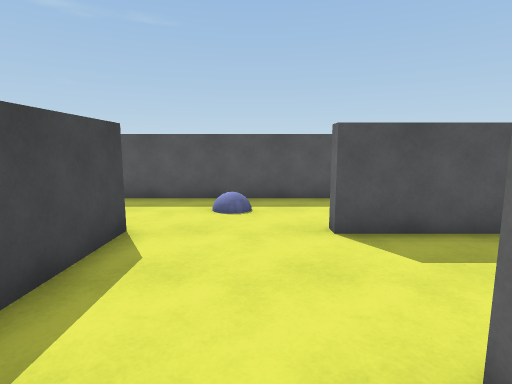
view 1 (above)

20 first-person views from a walk through a 3-D level made in the Unity game engine. The camera is 1.5 m above the floor, tilts 8° down and sees 80° across. The floor is counted in squares, 1 m on a side. Each view is taken from the middle of a square. On the plan, view 1 faces up. The plan holds only what a view shows up to about 15 squares ahead; the rest is blank. The place goes on beyond the plan.

view 2
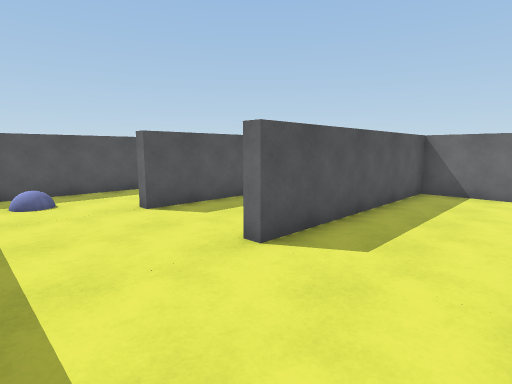

view 3
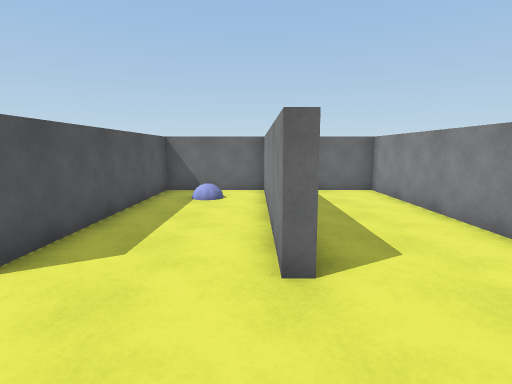

view 4
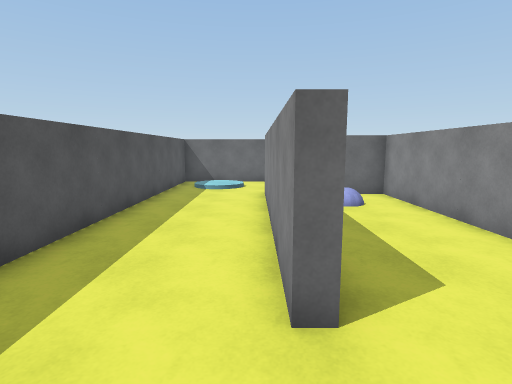

view 5
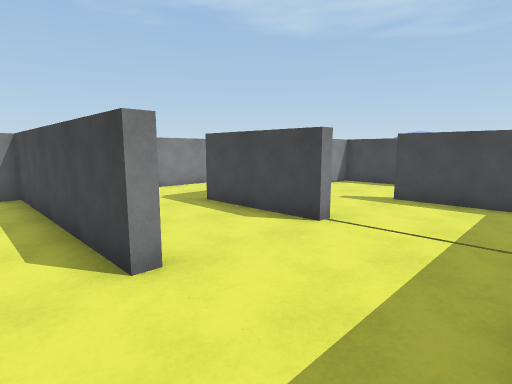

view 6
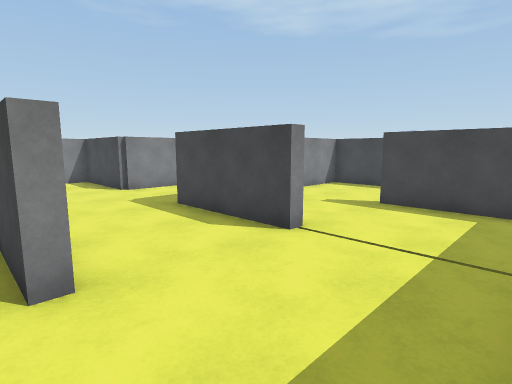

view 7
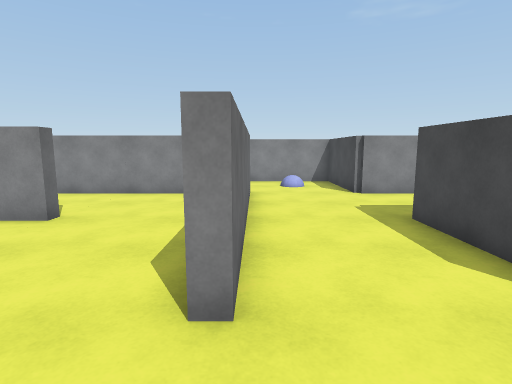

view 8
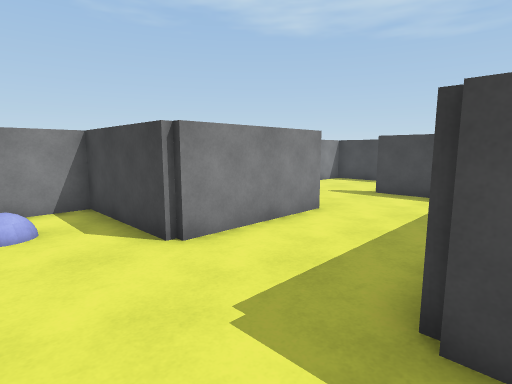

view 9
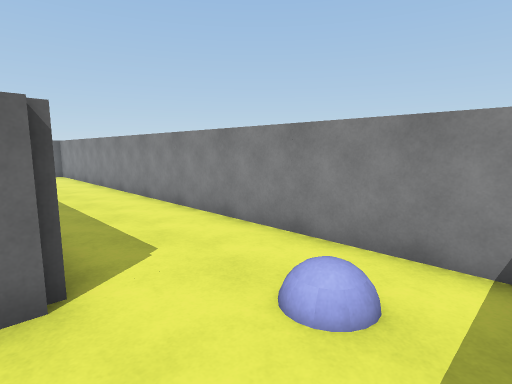

view 10
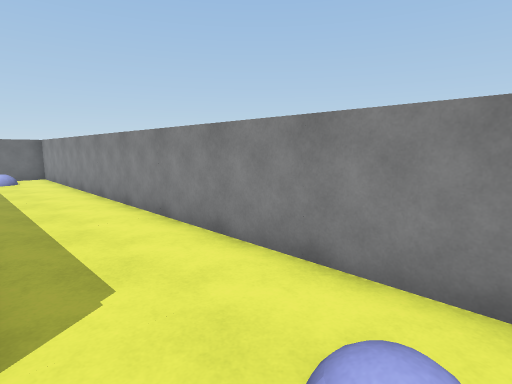

view 11
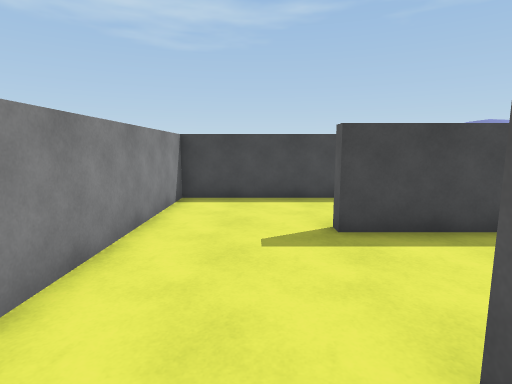

view 12
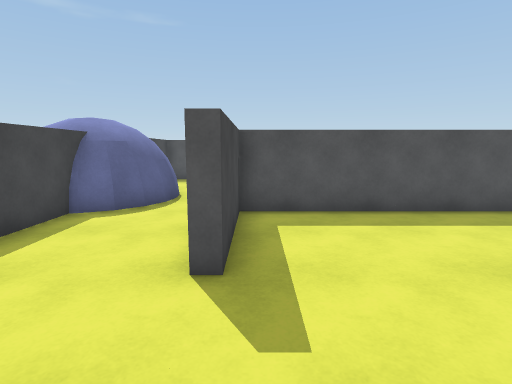

view 13
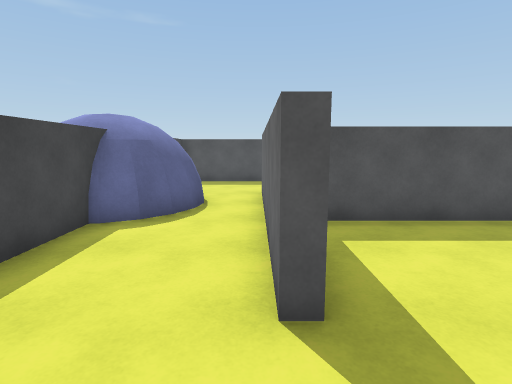

view 14
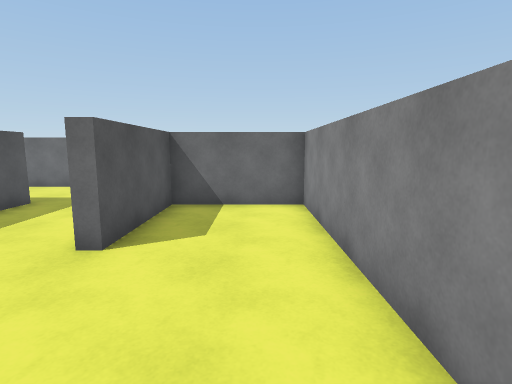

view 15
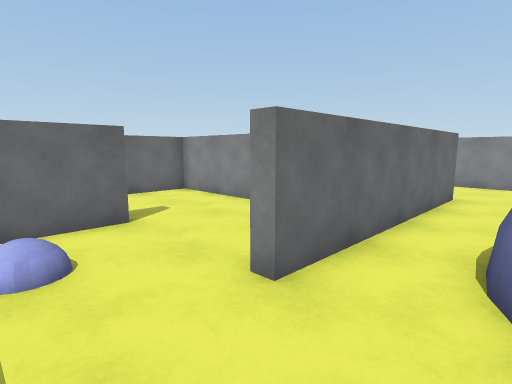

view 16
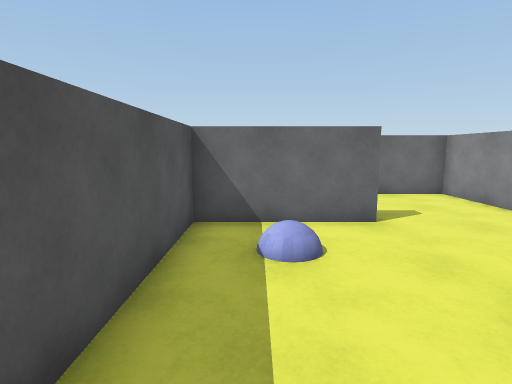

view 17
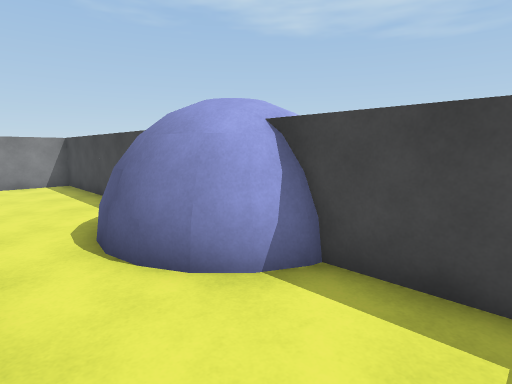

view 18
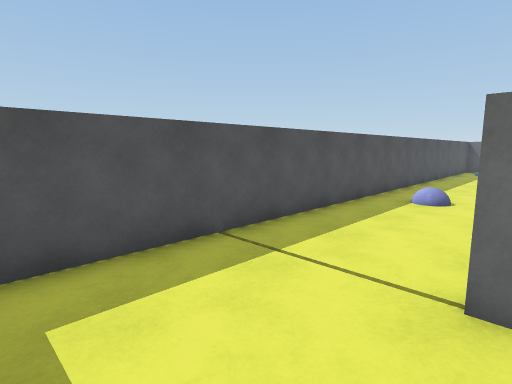

view 19
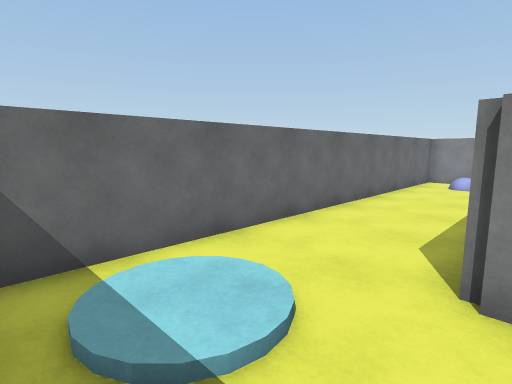

view 20
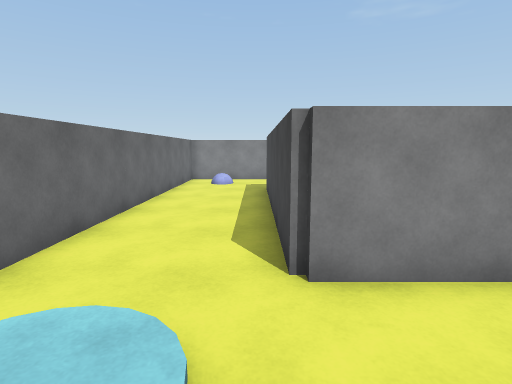

### Floor plan
Points are (right, up) in squares from view 1. A wall is a line through its corners. A room is listed if a view was taken in it or the views show most of it. See-through windows are left out.
Room 1 (views 1, 2, 3, 4, 5, 6, 7, 8, 9, 10, 11, 12, 13, 14, 15, 16, 17, 18, 19, 20)
walls: (-2.8, -2.6) (-2.8, 5.5) (-2.4, 5.5) (-2.4, -2.3) (9.2, -2.3) (9.2, 1.3) (1.4, 1.3) (1.4, 1.7) (9.2, 1.7) (9.2, 5.3) (1.4, 5.3) (1.4, 5.7) (9.6, 5.7) (9.6, -2.1); (-10.5, 1.7) (-6.8, 1.7) (-6.8, 5.5) (-6.4, 5.5) (-6.4, 1.3) (-14.4, 1.3) (-14.4, -2.5) (-14.8, -2.5) (-14.8, 5.5) (-14.4, 5.5); (-10.8, 5.4) (-10.8, 9.3) (-18.4, 9.3) (-18.4, 5.3) (-17.8, 5.1) (-17.4, 4.6); (-10.4, 8.4) (-10.4, 5.5); (-14.4, 4.1) (-14.4, 1.7) (-12, 1.7); (-17.2, 2.9) (-17.5, 2.4) (-18, 1.9) (-18.4, 1.7) (-18.4, -6.3) (-6.8, -6.3) (-6.8, -2.7) (-10.6, -2.7) (-10.6, -2.3) (-6.4, -2.3) (-6.4, -6.3) (13.2, -6.3) (13.2, 9.3) (-9.8, 9.3); (-17.1, 4.1) (-17, 3.5) (-17.1, 2.7) (-17.4, 2.2); (-17.3, 2.2) (-17.6, 1.9) (-18.4, 1.5); (-17.3, 4.7) (-17, 4); (-17.5, 4.6) (-17.2, 3.9); (-18.3, 5.6) (-17.7, 5.2) (-17.1, 4.7) (-16.9, 4.1) (-16.8, 3.5) (-16.9, 2.6) (-17.2, 2.1) (-17.5, 1.7) (-18.4, 1.3)
low walls: (-17.6, 5.5) (-17, 4.9) (-16.6, 4.2) (-16.5, 3.5) (-16.6, 2.8) (-17, 2) (-17.6, 1.4) (-18.2, 1.1)

Positions as (right, up) in squares from view 1, and headings:
1: (0, 0), facing up
2: (-2, -2), facing up-right
3: (-2, 2), facing right
4: (-1, 6), facing right
5: (-1, 9), facing down-left
6: (-2, 9), facing down-left
7: (-3, 8), facing down
8: (-4, 2), facing down-left
9: (-6, -2), facing down-right
10: (-5, -3), facing down-right
11: (-9, -4), facing left
12: (-14, -6), facing up
13: (-15, -5), facing up
14: (-15, -5), facing right
15: (-17, 8), facing down-right
16: (-17, 8), facing right
17: (-15, 8), facing down-left
18: (-10, 5), facing up-right
19: (9, 9), facing down-right
20: (10, 9), facing down
